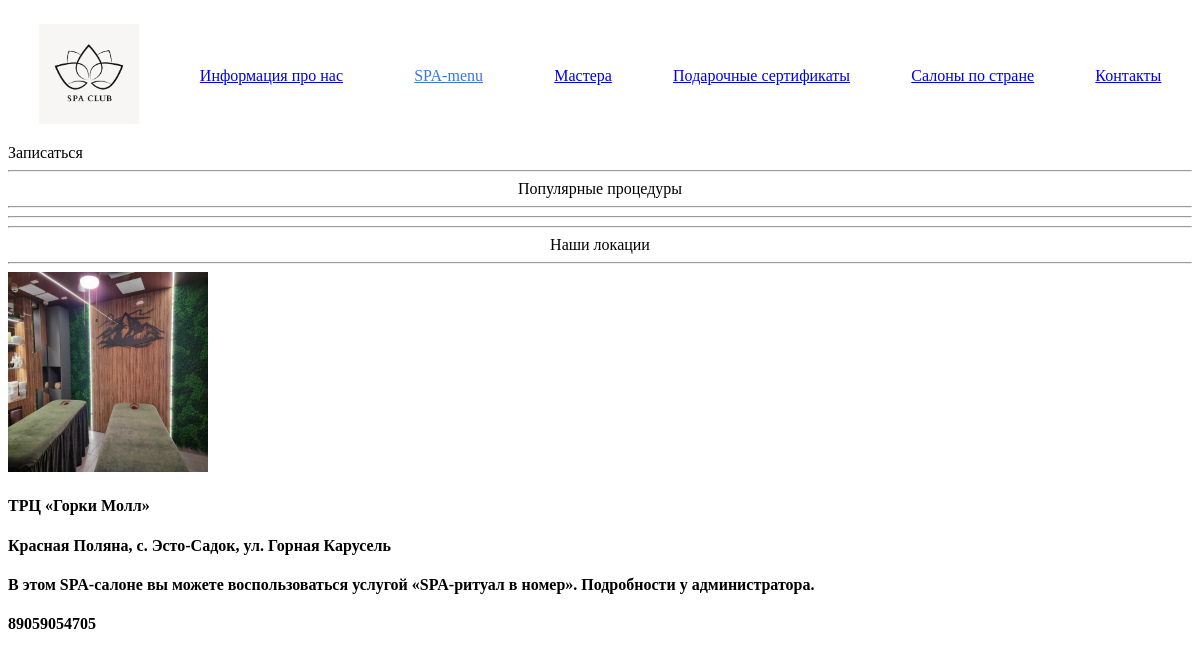
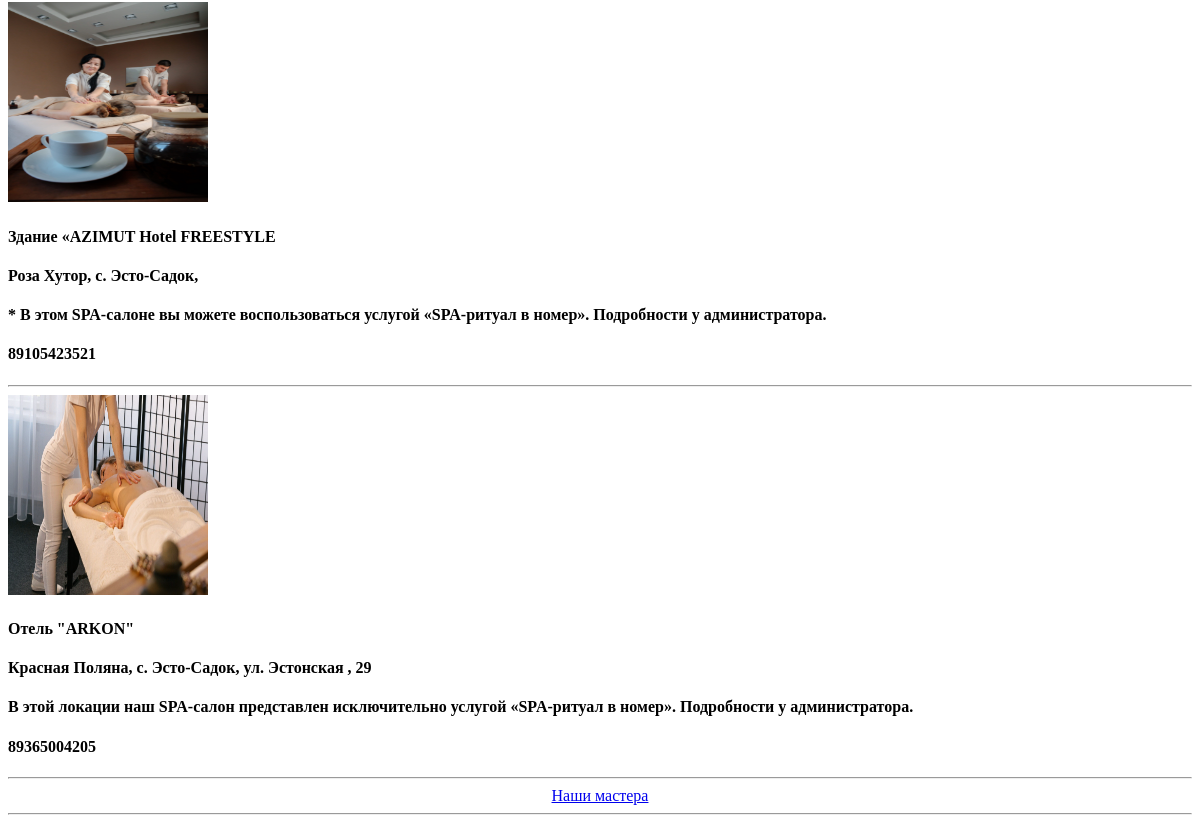
Page /home/ on the earlier database version (2 pictures, top to bottom).
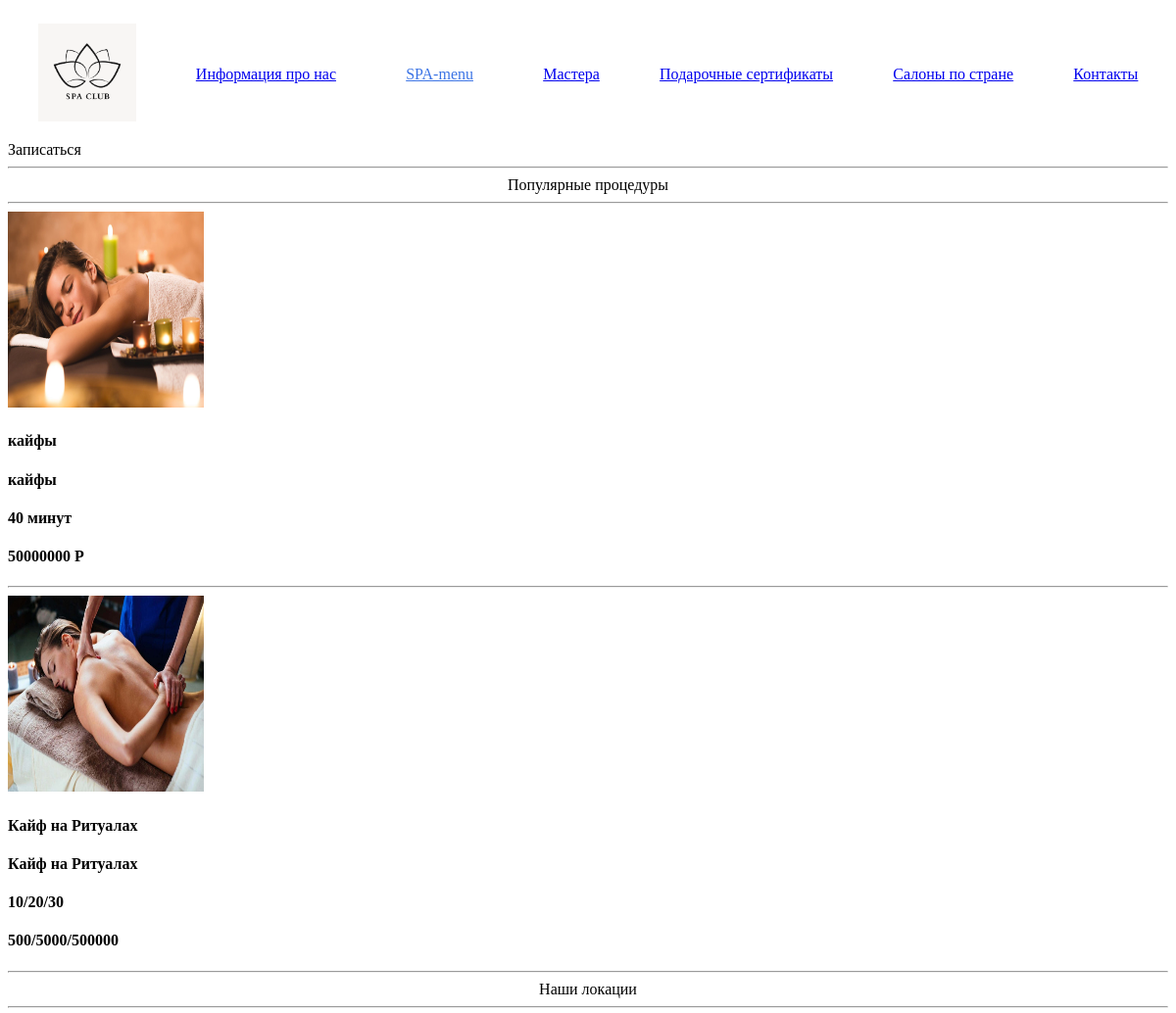
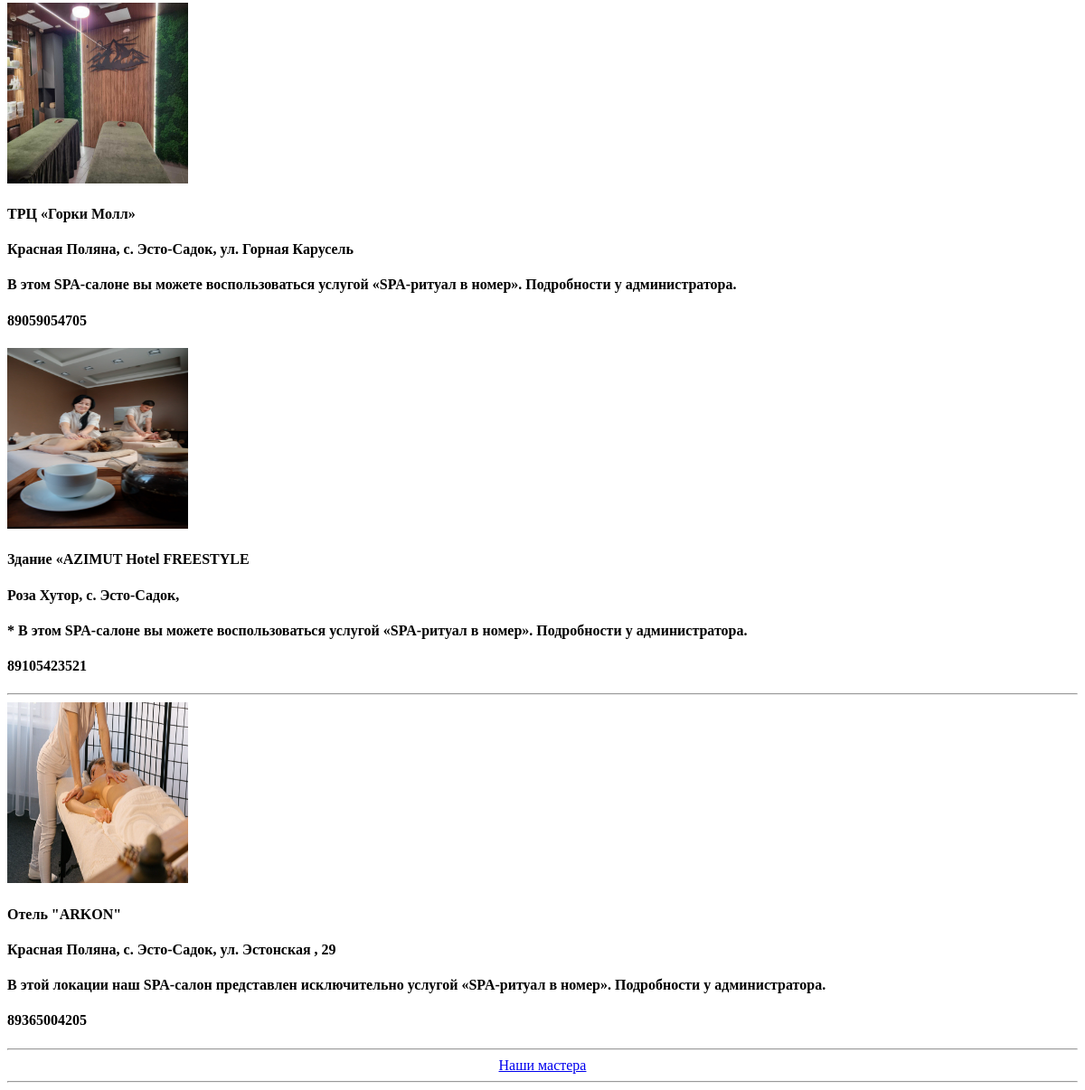
Same page on the later database version (2 pictures, top to bottom).
### spa/models.py (models this page shows, shortened)
class Plase(models.Model):
    MY_CHOICES = (
        ('KP', 'Красная Поляна'),
        ('PX', 'Роза Хутор'),
        ('GZ', 'Горно-туристический центр ПАО «Газпром»'),
    )
    MY_CHOICES = models.CharField(max_length=2, choices=MY_CHOICES,
                                  verbose_name='Расположение (выберите один из 3х варинтов)', null=True, blank=True, )
    photo = models.ImageField(upload_to='static/photo/photo_salons/', verbose_name='Фото салона', default=None)
    name = models.CharField(max_length=50, verbose_name='Имя SPA-салона', null=True, blank=True)
    adress = models.CharField(max_length=50, verbose_name='Адрес', null=True, blank=False, )
    title = models.CharField(max_length=150, verbose_name='Описание', null=True, blank=False, )
    number = models.CharField(max_length=20, verbose_name='Номер мобильного телефона', null=True, blank=True, )
    class Meta:
        verbose_name_plural = 'Расположение салонов'
        verbose_name = 'Расположения салона'

class Mountain_Rituals(models.Model):
    photo = models.ImageField(upload_to='static/photo/photo_rituals/', verbose_name='фото массажа')
    title = models.CharField(max_length=100, verbose_name='Заголовок')
    content = models.CharField(max_length=250, verbose_name='описание')
    time = models.CharField(max_length=50, null=True, blank=True, verbose_name='время в формате x/x/x')
    price = models.CharField(max_length=50, null=False, blank=True, verbose_name='цена в формате x/x/x')
    popular = models.BooleanField(default=False, verbose_name='Добавить на главную страницу сайта (популярные массажи)')
    time_create = models.DateTimeField(verbose_name="Время создания", default=datetime.now(), )
    time_update = models.DateTimeField(verbose_name="Время изменения", default=datetime.now(), )
    class Meta:
        verbose_name_plural = 'Mountain-SPA (Виды массажа)'
        verbose_name = 'SPA-ритуалы (вид массажа)'

class Mountain_Body_care(models.Model):
    photo = models.ImageField(upload_to='static/photo/photo_care/', verbose_name='уходовое фото')
    title = models.CharField(max_length=100, verbose_name='Заголовок')
    content = models.CharField(max_length=250, verbose_name='описание')
    time = models.CharField(max_length=50, null=True, blank=True, verbose_name='время в формате "X/X/X"')
    price = models.CharField(max_length=50, null=False, blank=True, verbose_name='цена в формате "X/X/X"')
    popular = models.BooleanField(default=False,
                                  verbose_name='Добавить на главную страницу сайта (популярные Процедуры)')
    time_create = models.DateTimeField(verbose_name="Время создания", default=datetime.now(), )
    time_update = models.DateTimeField(verbose_name="Время изменения", default=datetime.now(), )
    class Meta:
        verbose_name_plural = 'Mountain-SPA (Уход за телом)'
        verbose_name = 'SPA-ритуалы (Уход за телом)'

### spa/views.py (the view)
# urls.py: path('', home, name='home'),
def home(request):
    bds = Mountain_Rituals.objects.all()
    bd_care = Mountain_Body_care.objects.all()
    rsp = Plase.objects.all()
    context = {'bds': bds, 'bd_care': bd_care, 'rsp': rsp}
    return render(request, 'layout/home.html', context)

### spa/templates/layout/home.html (shortened to what this page needs)
<!DOCTYPE html>
{% extends 'layout/basic.html' %}
{% load static %}
{% block content %}
<a>Записаться</a>
<hr>
<a><center>Популярные процедуры</center></a>
<hr>
{% for bd in bds %}
    {% if bd.popular == True %}
        <img src="{{ bd.photo.url }}" alt="" width="200" height="200"/>
        <h4>{{ bd.title }}</h4>
        <h4>{{ bd.content }}</h4>
        <h4>{{ bd.time }}</h4>
        <h4>{{ bd.price }}</h4>
    {% endif %}
{% endfor %}
<hr>
{% for bd2 in bd_care %}
    {% if bd2.popular == True %}
        <img src="{{ bd2.photo.url }}" alt="" width="200" height="200"/>
        <h4>{{ bd2.title }}</h4>
        <h4>{{ bd2.content }}</h4>
        <h4>{{ bd2.time }}</h4>
        <h4>{{ bd2.price }}</h4>
    {% endif %}
{% endfor %}
<hr>
<div><center> Наши локации</center></div>
<hr>
{% for rp in rsp %}
    {% if rp.MY_CHOICES == 'KP' %}
        <img src="{{ rp.photo.url }}" alt="" width="200" height="200"/>
        <h4>{{ rp.name }}</h4>
        <h4>{{ rp.adress }}</h4>
        <h4>{{ rp.title }}</h4>
        <h4>{{ rp.number }}</h4>
    {% endif %}
{% endfor %}
<hr>
{% for rp in rsp %}
    {% if rp.MY_CHOICES == 'PX' %}
        <img src="{{ rp.photo.url }}" alt="" width="200" height="200"/>
        <h4>{{ rp.name }}</h4>
        <h4>{{ rp.adress }}</h4>
        <h4>{{ rp.title }}</h4>
        <h4>{{ rp.number }}</h4>
    {% endif %}
{% endfor %}
<hr>
<a href="{% url 'masters' %}"><center>Наши мастера</center></a>
<hr>
{% endblock %}

Differences in the rows shown:
added Mountain_Rituals: photo (picture), title "кайфы", content "кайфы", time "40 минут", price "50000000 Р"
added Mountain_Body_care: photo (picture), title "Кайф на Ритуалах", content "Кайф на Ритуалах", time "10/20/30", price "500/5000/500000"
